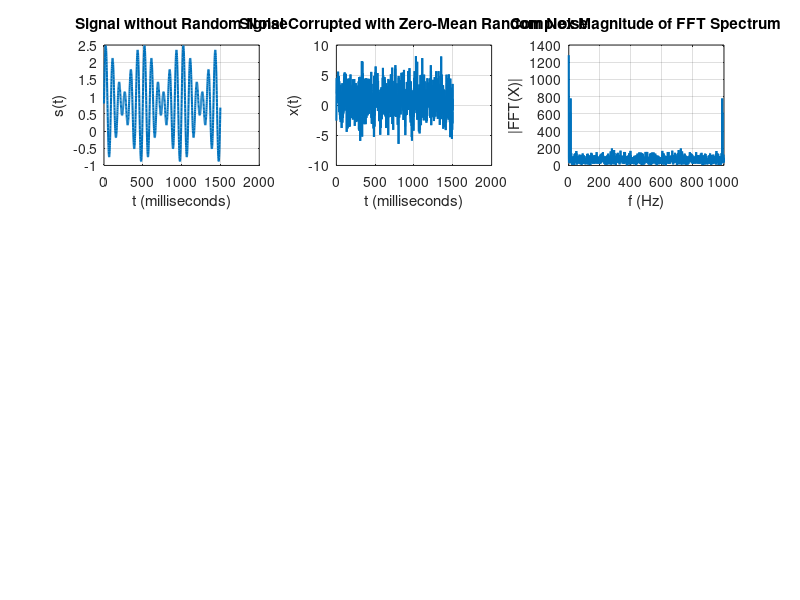

The MATLAB source for this figure: (Note: this script raises an error after producing the figure.)
clc; clear; close all;

%% **Step 1: Generate the Signal**
Fs = 1000;            % Sampling frequency                    
T = 1/Fs;             % Sampling period       
L = 1500;             % Length of signal
t = (0:L-1)*T;        % Time vector

% Construct a signal with multiple frequency components
S = 0.8 + 0.7*sin(2*pi*10*t) + sin(2*pi*12*t);

% Plot the clean signal
figure;
subplot(3, 3, 1);
plot(1000*t, S, 'LineWidth', 1.5);
title("Signal without Random Noise");
xlabel("t (milliseconds)");
ylabel("s(t)");
grid on;

%% **Step 2: Add Noise**
X = S + 2*randn(size(t));  % Add random noise

subplot(3, 3, 2);
plot(1000*t, X, 'LineWidth', 1.5);
title("Signal Corrupted with Zero-Mean Random Noise");
xlabel("t (milliseconds)");
ylabel("x(t)");
grid on;

%% **Step 3: Compute the FFT and Plot Its Magnitude**
Y = fft(X);
freqs = Fs/L*(0:L-1);  % Frequency axis

subplot(3, 3, 3);
plot(freqs, abs(Y), 'LineWidth', 1.5);
title("Complex Magnitude of FFT Spectrum");
xlabel("f (Hz)");
ylabel("|FFT(X)|");
grid on;

%% **Step 4: Compute the DTFT**
[X_dtft, omega] = dtft(X);  % Convert signal to DTFT domain

subplot(3, 3, 4);
magPlot(X_dtft, false, true, omega);  % Plot DTFT magnitude
title("Magnitude of X(e^{j\omega})");

%% **Step 5: Design and Apply Low-Pass Filter**
H4 = bestLowPassFilter(X_dtft, 0.25);  % Automatically determine cutoff

subplot(3, 3, 5);
magPlot(H4, false, true);
title("Magnitude of H4(e^{j\omega}) - Low-Pass Filter");

X_filtered = applyFilter(X_dtft, H4, false);  % Apply low-pass filter

subplot(3, 3, 6);
magPlot(X_filtered, false, true);
title("Filtered DTFT Spectrum");

%% **Step 6: Convert back to time domain**

X_ifft = idtft(X_filtered);  % Convert filtered signal back to time domain 

subplot(3, 3, 7);
plot(1000*t, real(X_ifft), 'LineWidth', 1.5);
title("Signal with Random Noise Filtered");
xlabel("t (milliseconds)");
ylabel("x\_filtered(t)");
grid on;

%% **Step 7: Optionally remove low magnitude frequencies for better resolution
X_filtered(abs(X_filtered) < 0.3) = 0;

subplot(3, 3, 8);
magPlot(X_filtered, false, true);
title("Gated DTFT Spectrum");

X_ifft = idtft(X_filtered);  % Convert filtered signal back to time domain 

subplot(3, 3, 9);
plot(1000*t, X_ifft, 'LineWidth', 1.5);
title("Signal with Spectral Gating");
xlabel("t (milliseconds)");
ylabel("x\_filtered(t)");
grid on;